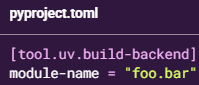
#> input picture notes/Build Systems/images/namespace.png, 199 x 85 px
$ jupyter execute namespace-packages.ipynb
#> lines starting #> are read from the running program, lines starting #| are printed output that depends on the picture
### Namespace Packages:

- Namespace packages are intended for use-cases where multiple packages write modules into a shared namespace.
- Namespace package modules are identified by a ```.``` in the module-name

[cell 1]
"""
pyproject.toml
src
└── foo
    └── bar
        └── __init__.py
"""

[cell 2]
from PIL import Image
from IPython.display import display

img = Image.open('images/namespace.png')
#> img is the input picture: PIL image 199x85 RGBA; mean R, G, B, A 69.2, 44.9, 79.5, 255
new_image = img.resize((200, 80))
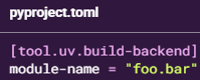
#> new_image: PIL image 200x80 RGBA; mean R, G, B, A 69.2, 44.9, 79.5, 255
display(new_image)

- also possible to have a complex namespace package with more than one root module

Note:
- While we do not recommend this structure (i.e., you should use a workspace with multiple packages instead), it is supported by setting module-name to a list of names

[cell 3]
"""
pyproject.toml
src
├── foo
│   └── __init__.py
└── bar
    └── __init__.py
"""

[cell 4]
from PIL import Image
from IPython.display import display

img = Image.open('images/namespace1.png')
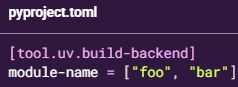
#> input picture notes/Build Systems/images/namespace1.png, 238 x 87 px
#> img is the input picture: PIL image 238x87 RGBA; mean R, G, B, A 66.2, 41.9, 76.8, 255
new_image = img.resize((220, 80))
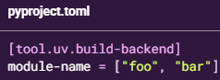
#> new_image: PIL image 220x80 RGBA; mean R, G, B, A 66.2, 41.8, 76.8, 255
display(new_image)
